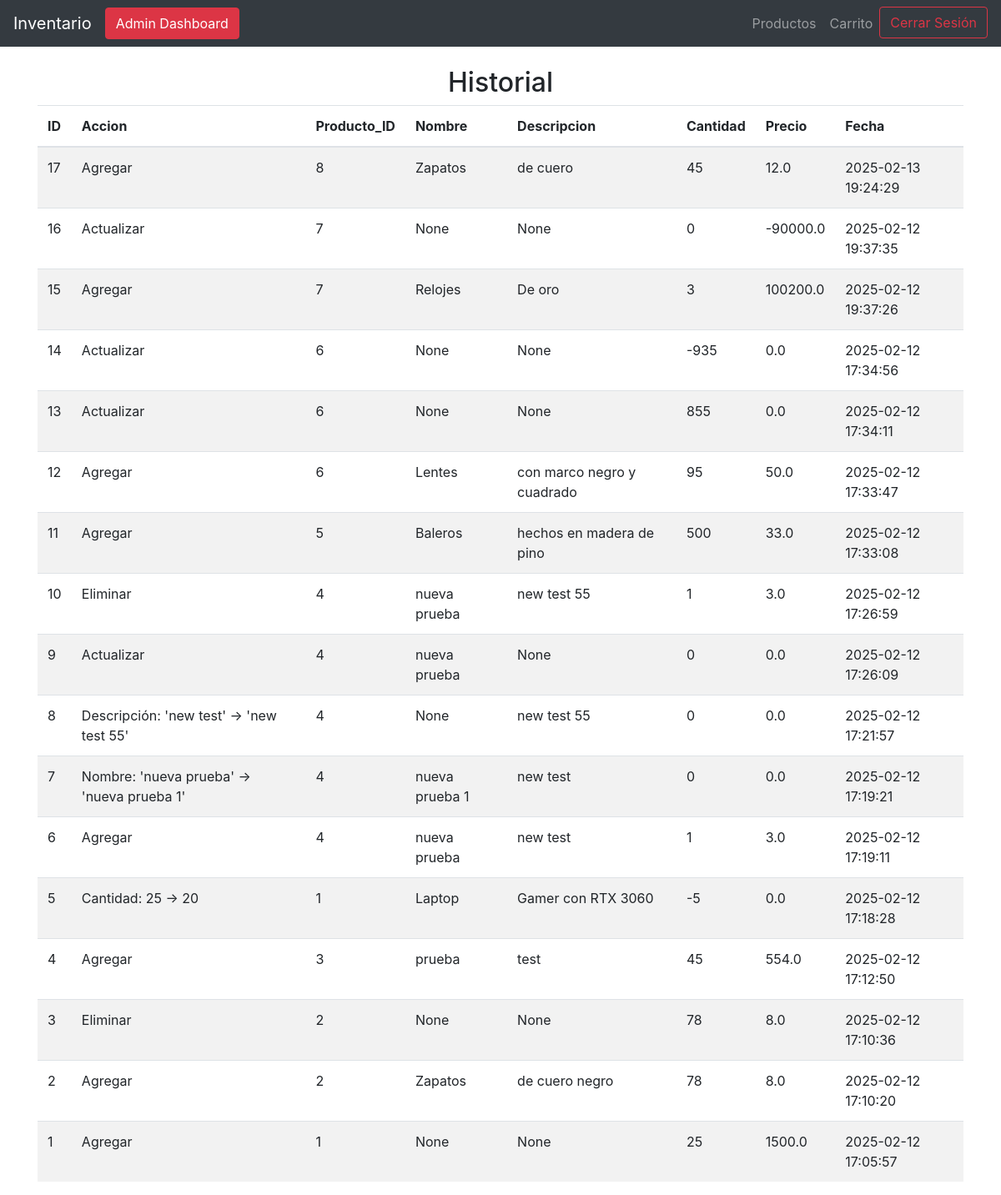
Page /historial (signed in) on the earlier database version.
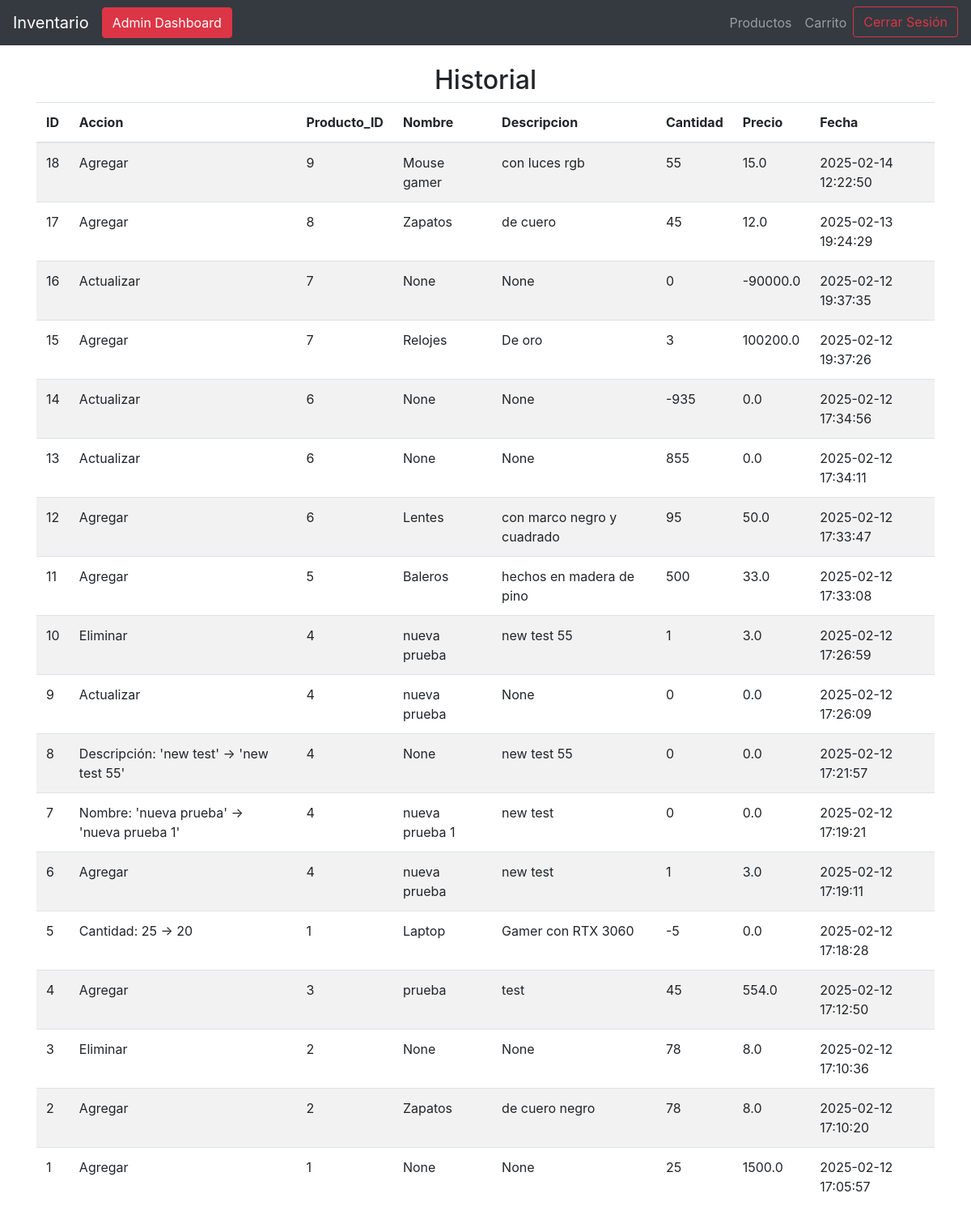
Same page on the later database version.
### tables this page shows
CREATE TABLE historial (
                historial_id INTEGER PRIMARY KEY AUTOINCREMENT,
                accion TEXT NOT NULL,
                producto_id INTEGER NOT NULL,
                nombre TEXT,
                descripcion TEXT,
                cantidad INTEGER,
                precio REAL,
                fecha TIMESTAMP DEFAULT CURRENT_TIMESTAMP,
                FOREIGN KEY (producto_id) REFERENCES productos (id)
            );

### app.py (the view)
@app.route('/historial')
@login_required
def historial():
    historial_movimientos = listar_historial()
    return render_template('listar_historial.html', historial=historial_movimientos)

### app.py (called while the page is built)
@login_manager.user_loader
def load_user(user_id):
    conn, cursor = connect_db()
    cursor.execute("SELECT usuario_id, nombre, email, rol FROM usuarios WHERE usuario_id = ?", (user_id,))
    usuario = cursor.fetchone()
    return Usuario(id=usuario[0], nombre=usuario[1], email=usuario[2], rol=usuario[3]) if usuario else None

### database.py (called while the page is built)
def connect_db():
    conn = sqlite3.connect(DB_NAME)
    cursor = conn.cursor()
    return conn, cursor

def listar_historial():
    conn, cursor = connect_db()
    cursor.execute("SELECT * FROM historial ORDER BY fecha DESC")
    historial = cursor.fetchall()
    conn.close()
    if historial:
        return historial
    else:
        print("No hay historial de movimientos.")

### templates/listar_historial.html
{% extends 'base.html' %}
{% block content %}
    <h2 class="text-center">Historial</h2>
    {% if historial %}
        <table class="table table-striped">
            <thead>
                <tr>
                    <th>ID</th>
                    <th>Accion</th>
                    <th>Producto_ID</th>
                    <th>Nombre</th>
                    <th>Descripcion</th>
                    <th>Cantidad</th>
                    <th>Precio</th>
                    <th>Fecha</th>
                </tr>
            </thead>
            <tbody>
                {% for hist in historial %}
                    <tr>
                        <td>{{ hist[0] }}</td>
                        <td>{{ hist[1] }}</td>
                        <td>{{ hist[2] }}</td>
                        <td>{{ hist[3] }}</td>
                        <td>{{ hist[4] }}</td>
                        <td>{{ hist[5] }}</td>
                        <td>{{ hist[6] }}</td>
                        <td>{{ hist[7] }}</td>
                    </tr>
                {% endfor %}
            </tbody>
        </table>
    {% else %}
        <p>No hay historial registrado</p>
    {% endif %}
{% endblock %}

Differences in the rows shown:
added historial: historial_id "18", accion "Agregar", producto "9", nombre "Mouse gamer", descripcion "con luces rgb", cantidad "55", precio "15.0", fecha "2025-02-14 12:22:50"
